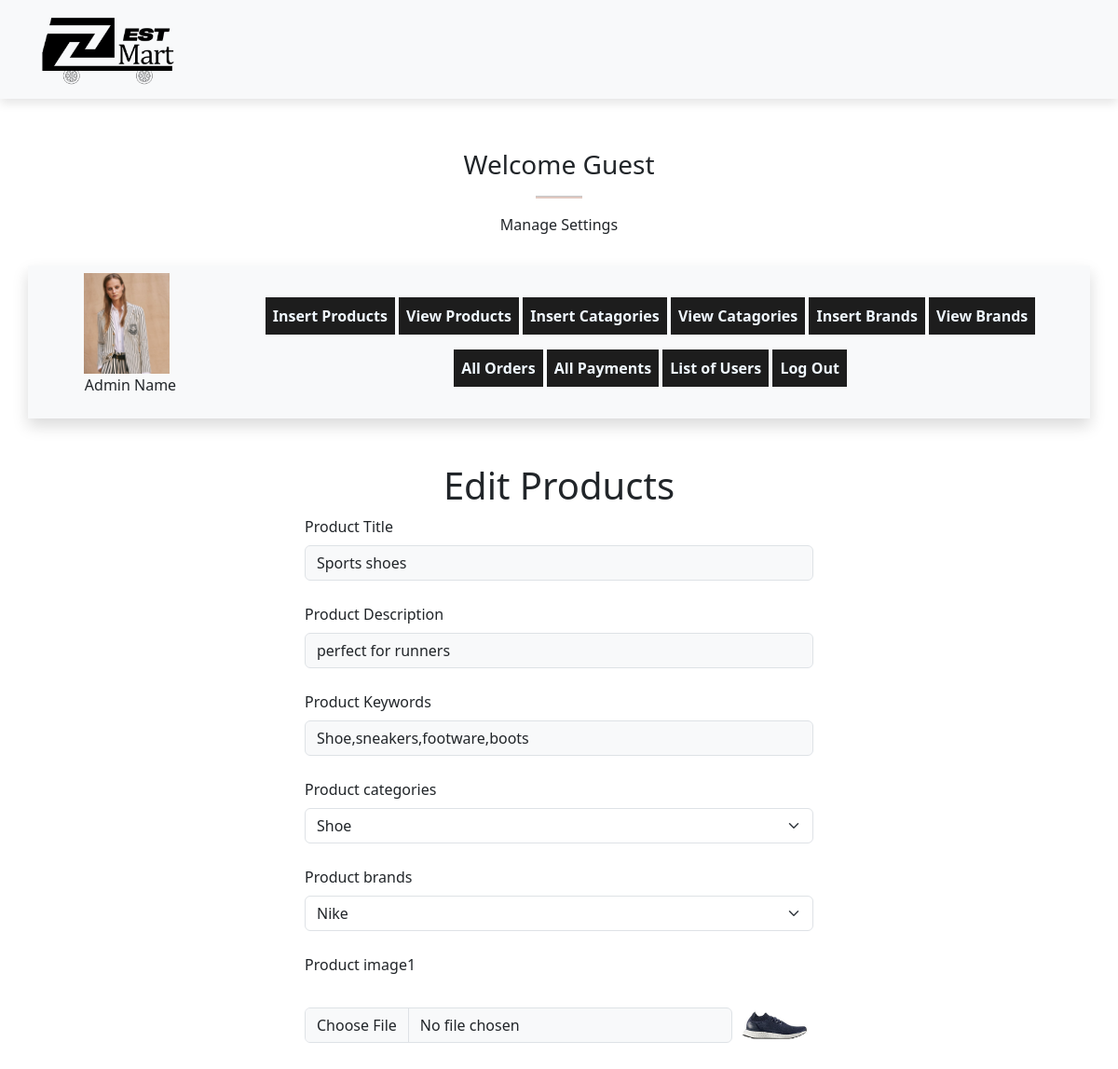
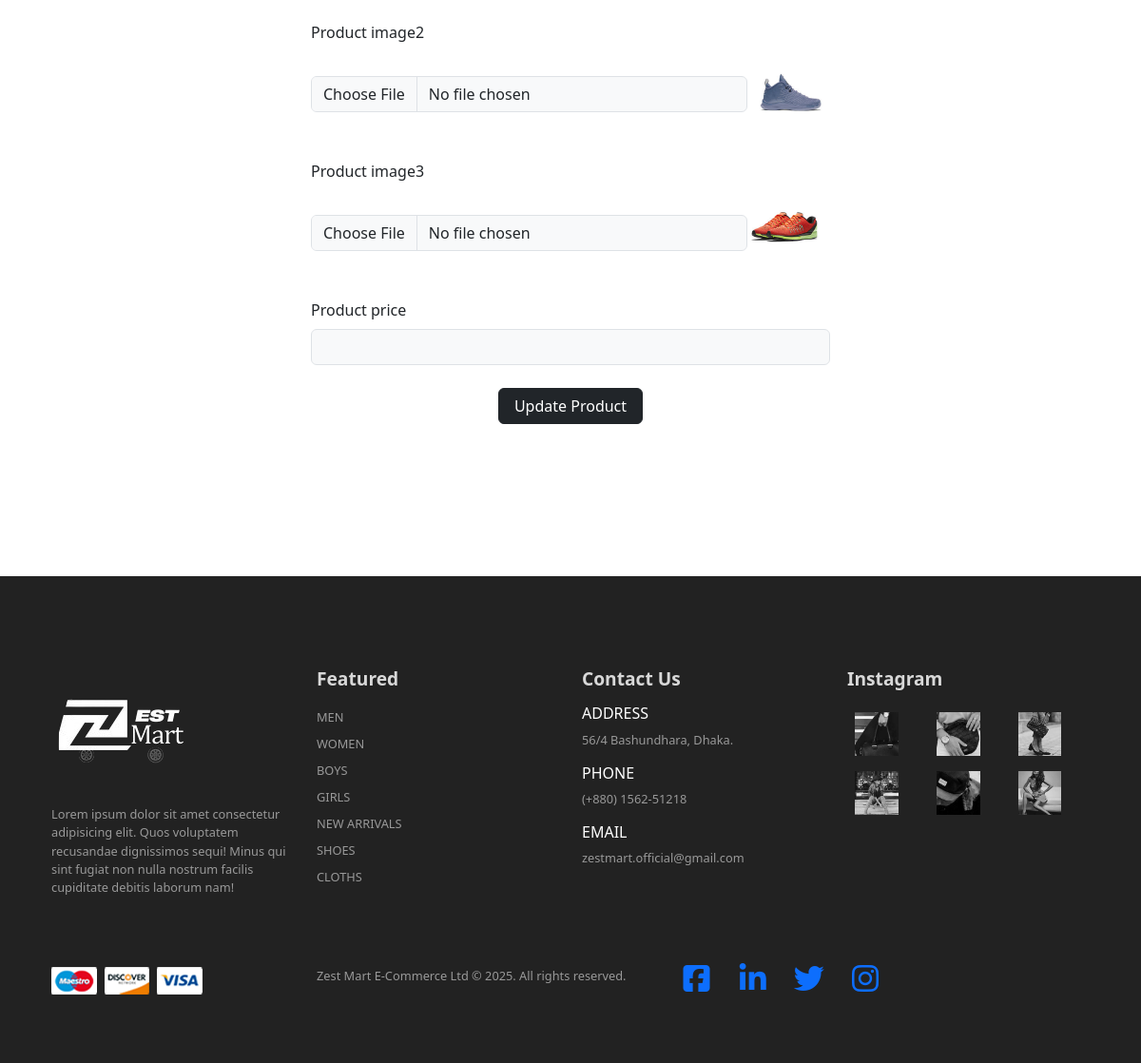
The page /admin_index.php?edit_products=1 on the database its author committed (2 pictures, top to bottom).
### tables this page shows
CREATE TABLE `products` (
  `product_id` int(11) NOT NULL,
  `product_title` varchar(100) NOT NULL,
  `product_description` varchar(255) NOT NULL,
  `product_keywords` varchar(255) NOT NULL,
  `category_id` int(11) NOT NULL,
  `brand_id` int(11) NOT NULL,
  `product_image1` varchar(255) NOT NULL,
  `product_image2` varchar(255) NOT NULL,
  `product_image3` varchar(255) NOT NULL,
  `product_price` varchar(100) NOT NULL,
  `date` timestamp NOT NULL DEFAULT current_timestamp() ON UPDATE current_timestamp(),
  `status` varchar(100) NOT NULL
);

CREATE TABLE `categories` (
  `category_id` int(11) NOT NULL,
  `category_title` varchar(100) NOT NULL
);

CREATE TABLE `brands` (
  `brand_id` int(11) NOT NULL,
  `brand_title` varchar(100) NOT NULL
);

### edit_products.php (the view, shortened to what this page needs)
<?php
if (isset($_GET['edit_products'])) {
    $edit_id = $_GET['edit_products'];
    $get_data = "Select * from `products` where product_id= '$edit_id'";
    $result = mysqli_query($conn, $get_data);
    $row = mysqli_fetch_assoc($result);
    $product_title = $row['product_title'];
    $product_description = $row['product_description'];
    $product_keywords = $row['product_keywords'];
    $category_id = $row['category_id'];
    $brand_id = $row['brand_id'];
    $product_image1 = $row['product_image1'];
    $product_image2 = $row['product_image2'];
    $product_image3 = $row['product_image3'];
    $select_category = "SELECT * FROM `categories` WHERE category_id='$category_id'";
    $result_category = mysqli_query($conn, $select_category);
    $row_category = mysqli_fetch_assoc($result_category);
    $category_title = $row_category['category_title'];
    $select_brand = "SELECT * FROM `brands` WHERE brand_id='$brand_id'";
    $result_brand = mysqli_query($conn, $select_brand);
    $row_brand = mysqli_fetch_assoc($result_brand);
    $brand_title = $row_brand['brand_title'];
}
?>
<div class="container mt-5">
    <h1 class="text-center">Edit Products</h1>
    <form action="" method="post" enctype=" multipart/form-data">
        <div class="form-outline w-50 m-auto mb-4">
            <label for="product_title" class=" form-label"> Product Title</label>
            <input type="text" name="product_title" id="product_title" class="form-control bg-light" required="required"
                value="<?php echo $product_title; ?>">
        </div>
        <div class="form-outline w-50 m-auto mb-4">
            <label for="product_desc" class=" form-label"> Product Description</label>
            <input type="text" name="product_desc" id="product_desc" class="form-control bg-light"
                value="<?php echo $product_description; ?>" required="required">
        </div>
        <div class="form-outline w-50 m-auto mb-4">
            <label for="product_keywords" class=" form-label">Product Keywords</label>
            <input type="text" name="product_keywords" id="product_keywords" value="<?php echo $product_keywords; ?>"
                class="form-control bg-light" required="required">
        </div>
        <div class="form-outline w-50 m-auto mb-4">
            <label for="product_category" class=" form-label">Product categories</label>
            <select name="product_category" class=" form-select">
                <option value="<?php echo $category_title; ?>"><?php echo $category_title; ?></option>
            </select>
        </div>
        <div class="form-outline w-50 m-auto mb-4">
            <label for="product_brands" class=" form-label">Product brands</label>
            <select name="product_brands" class=" form-select">
                <option value="<?php echo $brand_title; ?>"><?php echo $brand_title; ?></option>
            </select>
        </div>
        <div class="form-outline w-50 m-auto mb-4">
            <label for="product_image1" class=" form-label">Product image1</label>
            <div class="d-flex">
                <input type="file" name="product_image1" id="product_image1" class="form-control bg-light w-90 m-auto"
                    required="required">
                <img src="product_images/<?php echo $product_image1 ?>" width='90' height='90' alt="">
            </div>
        </div>
        <div class="form-outline w-50 m-auto mb-4">
            <label for="product_image2" class=" form-label">Product image2</label>
            <div class="d-flex">
                <input type="file" name="product_image2" id="product_image2" class="form-control bg-light w-90 m-auto"
                    required="required">
                <img src="product_images/<?php echo $product_image2 ?>" width='90' height='90' alt="">
            </div>
        </div>
        <div class="form-outline w-50 m-auto mb-4">
            <label for="product_image3" class=" form-label">Product image3</label>
            <div class="d-flex">
                <input type="file" name="product_image3" id="product_image3" class="form-control bg-light w-90 m-auto"
                    required="required">
                <img src="product_images/<?php echo $product_image3 ?>" width='90' height='90' alt="">
            </div>
        </div>
        <div class="form-outline w-50 m-auto mb-4">
            <label for="product_price" class=" form-label">Product price</label>
            <input type="text" name="product_price" id="product_price" class="form-control bg-light"
                required="required">
        </div>
        <div class="text-center">
            <input type="submit" name="edit_product" class=" btn btn-dark mb-3 px-3" value="Update Product">
        </div>
    </form>
</div>

### style.css (style rules this page uses)
* { margin: 0; padding: 0; box-sizing: border-box; }
body { font-family: 'Poppins', sans-serif; }
h1 { font-size: 2.5rem; font-weight: 700; }

### rows shown on the page
products: product_title "Sports shoes", product_desc "perfect for runners", product_keywords "Shoe,sneakers,footware,boots", product_image1 (picture), product_image2 (picture), product_image3 (picture)
categories: product_category "Shoe"
brands: product_brands "Nike"
